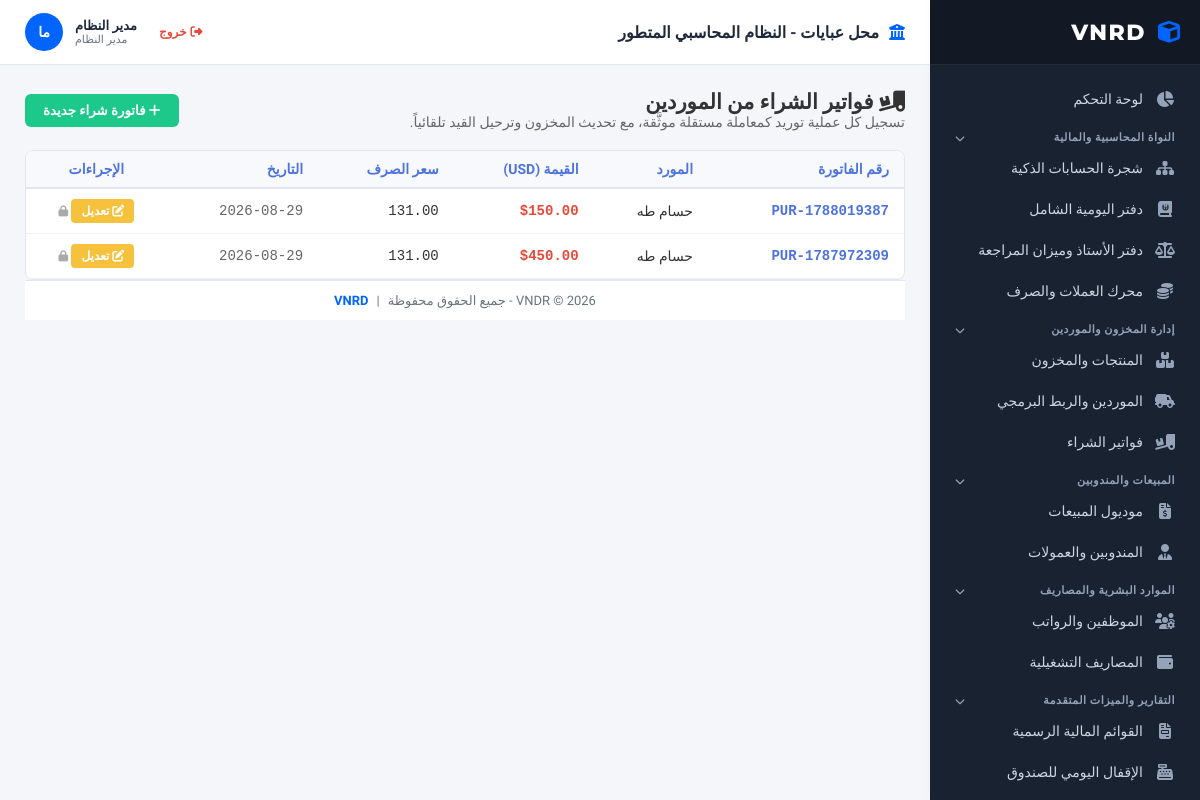
Page /Purchases.php (signed in) on the committed database.
### tables this page shows
CREATE TABLE `purchase_invoices` (
  `id` int(11) NOT NULL,
  `invoice_number` varchar(50) NOT NULL,
  `supplier_id` int(11) NOT NULL,
  `exchange_rate` decimal(15,4) DEFAULT 1.0000,
  `total_amount_usd` decimal(15,2) DEFAULT 0.00,
  `invoice_date` date NOT NULL,
  `notes` text DEFAULT NULL,
  `created_at` timestamp NOT NULL DEFAULT current_timestamp()
);

CREATE TABLE `suppliers` (
  `id` int(11) NOT NULL,
  `supplier_name` varchar(150) NOT NULL,
  `phone` varchar(50) DEFAULT NULL,
  `currency` varchar(10) DEFAULT 'USD',
  `payment_terms` varchar(100) DEFAULT 'نقداً / 30 يوم',
  `created_at` timestamp NOT NULL DEFAULT current_timestamp(),
  `returns_discounts` decimal(15,4) NOT NULL DEFAULT 0.0000
);

### Purchases.php (the view, shortened to what this page needs)
<?php
include 'header.php';
$conn->exec("CREATE TABLE IF NOT EXISTS purchase_invoices (
    id INT AUTO_INCREMENT PRIMARY KEY,
    invoice_number VARCHAR(50) NOT NULL,
    supplier_id INT NOT NULL,
    exchange_rate DECIMAL(15,4) DEFAULT 1,
    total_amount_usd DECIMAL(15,2) DEFAULT 0,
    invoice_date DATE NOT NULL,
    notes TEXT,
    created_at TIMESTAMP DEFAULT CURRENT_TIMESTAMP
)");
$conn->exec("CREATE TABLE IF NOT EXISTS purchase_invoice_items (
    id INT AUTO_INCREMENT PRIMARY KEY,
    purchase_invoice_id INT NOT NULL,
    product_id INT NOT NULL,
    quantity DECIMAL(15,4) NOT NULL,
    unit_cost_usd DECIMAL(15,4) NOT NULL,
    total_cost_usd DECIMAL(15,2) NOT NULL
)");
$conn->exec("CREATE TABLE IF NOT EXISTS purchase_returns (
    id INT AUTO_INCREMENT PRIMARY KEY,
    purchase_invoice_id INT NOT NULL,
    return_date DATE NOT NULL,
    total_amount_usd DECIMAL(15,2) NOT NULL,
    notes TEXT,
    created_at TIMESTAMP DEFAULT CURRENT_TIMESTAMP
)");
$conn->exec("CREATE TABLE IF NOT EXISTS purchase_return_items (
    id INT AUTO_INCREMENT PRIMARY KEY,
    purchase_return_id INT NOT NULL,
    purchase_invoice_item_id INT NOT NULL,
    product_id INT NOT NULL,
    quantity DECIMAL(15,4) NOT NULL,
    unit_cost_usd DECIMAL(15,4) NOT NULL,
    total_cost_usd DECIMAL(15,2) NOT NULL
)");
$purchases_list = $conn->query("SELECT p.*, s.supplier_name FROM purchase_invoices p LEFT JOIN suppliers s ON p.supplier_id = s.id ORDER BY p.id DESC")->fetchAll(PDO::FETCH_ASSOC);
$items_by_purchase = [];
$stmt_all_pi_items = $conn->query("
    SELECT pii.*, pr.product_name, pr.current_quantity AS product_current_qty,
           COALESCE((SELECT SUM(pri.quantity) FROM purchase_return_items pri WHERE pri.purchase_invoice_item_id = pii.id), 0) AS already_returned
    FROM purchase_invoice_items pii
    LEFT JOIN products pr ON pii.product_id = pr.id
");
foreach ($stmt_all_pi_items->fetchAll(PDO::FETCH_ASSOC) as $row) {
    $row['returnable'] = min(floatval($row['quantity']) - floatval($row['already_returned']), floatval($row['product_current_qty']));
    $items_by_purchase[$row['purchase_invoice_id']][] = $row;
}
?>
<div style="display:flex; justify-content:space-between; align-items:center; margin-bottom:20px;">
    <div>
        <h2><i class="fas fa-truck-loading"></i> فواتير الشراء من الموردين</h2>
        <p style="color:#666; margin:0;">تسجيل كل عملية توريد كمعاملة مستقلة موثَّقة، مع تحديث المخزون وترحيل القيد تلقائياً.</p>
    </div>
    <button onclick="openModal()" style="background:#1cc88a; color:white; border:none; padding:9px 18px; border-radius:6px; cursor:pointer; font-weight:bold;"><i class="fas fa-plus"></i> فاتورة شراء جديدة</button>
</div>
<div style="background:white; border:1px solid #e3e6f0; border-radius:8px; overflow:hidden;">
    <table style="width:100%; border-collapse:collapse; font-size:14px; text-align:right;">
        <thead>
            <tr style="background:#f8f9fc; color:#4e73df; border-bottom:2px solid #e3e6f0;">
                <th style="padding:10px 15px;">رقم الفاتورة</th><th style="padding:10px 15px;">المورد</th>
                <th style="padding:10px 15px;">القيمة (USD)</th><th style="padding:10px 15px;">سعر الصرف</th><th style="padding:10px 15px;">التاريخ</th>
                <th style="padding:10px 15px; text-align:center;">الإجراءات</th>
            </tr>
        </thead>
        <tbody>
            <?php if (count($purchases_list) > 0): foreach ($purchases_list as $p):
                $p_items = $items_by_purchase[$p['id']] ?? [];
                $has_consumed_stock = false;
                foreach ($p_items as $it) {
                    if (floatval($it['product_current_qty']) < floatval($it['quantity'])) { $has_consumed_stock = true; break; }
                }
            ?>
                <tr style="border-bottom:1px solid #f1f1f1;">
                    <td style="padding:10px 15px; font-family:monospace; font-weight:bold; color:#4e73df;"><?php echo htmlspecialchars($p['invoice_number']); ?></td>
                    <td style="padding:10px 15px;"><?php echo htmlspecialchars($p['supplier_name'] ?: 'غير محدد'); ?></td>
                    <td style="padding:10px 15px; font-family:monospace; color:#e74a3b; font-weight:bold;">$<?php echo number_format($p['total_amount_usd'], 2); ?></td>
                    <td style="padding:10px 15px; font-family:monospace;"><?php echo number_format($p['exchange_rate'], 2); ?></td>
                    <td style="padding:10px 15px; font-family:monospace; color:#666;"><?php echo htmlspecialchars($p['invoice_date']); ?></td>
                    <td style="padding:10px 15px; text-align:center; white-space:nowrap;">
                        <button onclick='openEditPurchaseModal(<?php echo json_encode($p, JSON_HEX_APOS | JSON_HEX_QUOT); ?>, <?php echo json_encode($p_items, JSON_HEX_APOS | JSON_HEX_QUOT); ?>)' style="background:#f6c23e; color:white; border:none; padding:5px 10px; border-radius:4px; cursor:pointer; font-size:12px; font-weight:bold;">
                            <i class="fas fa-edit"></i> تعديل
                        </button>
                        <?php if ($has_consumed_stock): ?>
                            <span style="color:#aaa; font-size:11px;" title="لا يمكن الحذف — جزء من الكمية بيع بالفعل"><i class="fas fa-lock"></i></span>
                        <?php endif; ?>
                    </td>
                </tr>
            <?php endforeach; else: ?>
                <tr><td colspan="6" style="padding:25px; text-align:center; color:#777;">لا توجد فواتير شراء مسجلة بعد.</td></tr>
            <?php endif; ?>
        </tbody>
    </table>
</div>
<?php include 'footer.php'; ?>

### header.php (style rules this page uses)
:root { --zoho-sidebar-bg: #192231; --zoho-sidebar-hover: #26354a; --zoho-primary: #0065ff; --zoho-accent: #00c48c; --zoho-bg: #f4f6f9; --zoho-card-bg: #ffffff; --zoho-text-main: #333333; --zoho-text-muted: #6b7280; --zoho-border: #e2e8f0; --zoho-radius: 8px; }
* { box-sizing: border-box; margin: 0; padding: 0; font-family: 'Tajawal', sans-serif; }
body { background-color: var(--zoho-bg); color: var(--zoho-text-main); display: flex; height: 100vh; overflow: hidden; font-size: 14px; }

### rows in the picture
purchase_invoices: invoice_number "PUR-1788019387", supplier.supplier_name "حسام طه", total_amount_usd "150.00", exchange_rate "131.00", invoice_date "2026-08-29"
purchase_invoices: invoice_number "PUR-1787972309", supplier.supplier_name "حسام طه", total_amount_usd "450.00", exchange_rate "131.00", invoice_date "2026-08-29"

### other values in the picture
$company_name "محل عبايات"
$logged_in_full_name "مدير النظام"
$logged_in_role_label "مدير النظام"
$avatar_initials ?: '؟' "ما"
